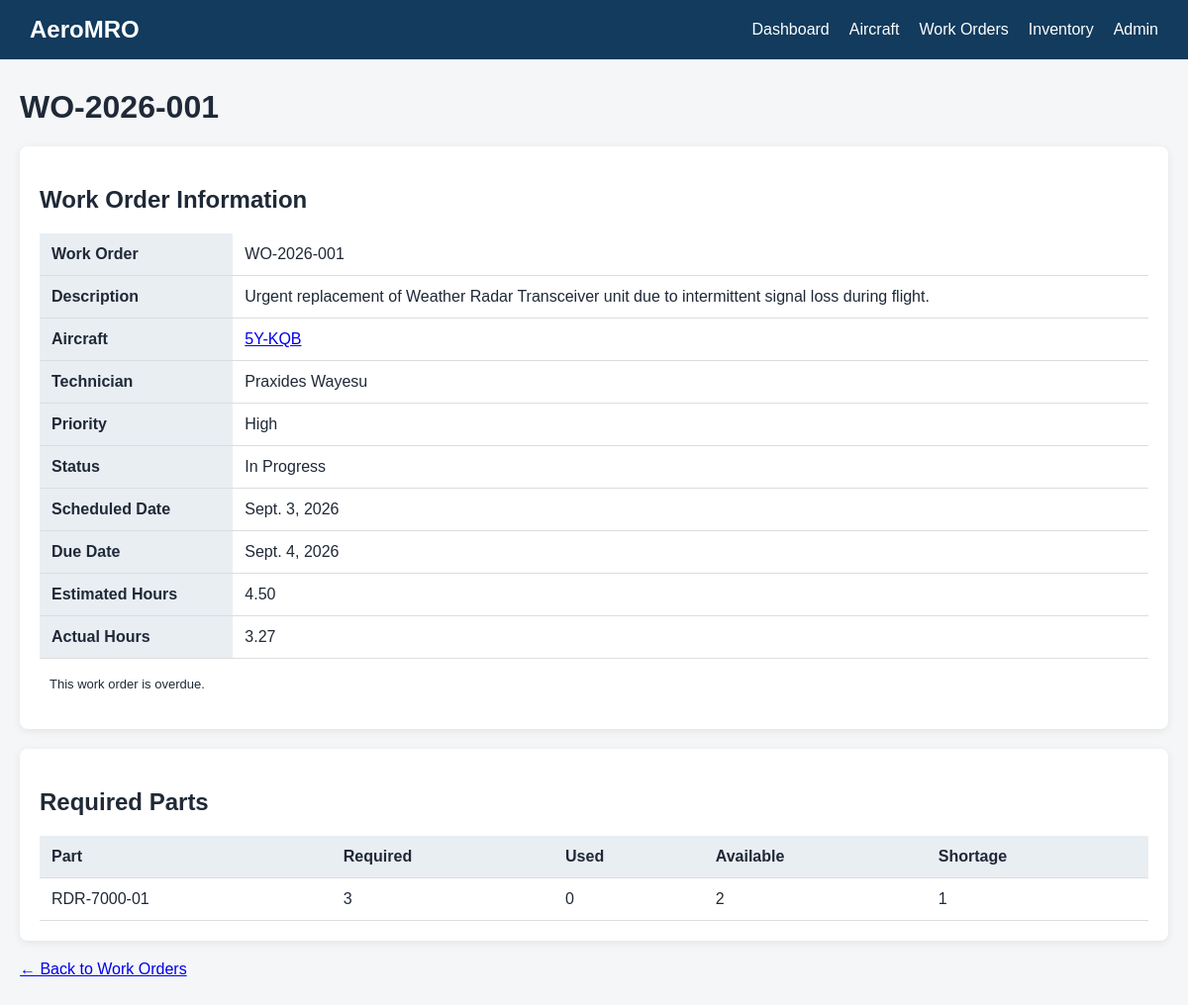
/work-orders/1/, run on the app's committed database.
### fleet/models.py (models this page shows, shortened)
class WorkOrder(models.Model):
    class Priority(models.TextChoices):
        LOW = "LOW", "Low"
        MEDIUM = "MEDIUM", "Medium"
        HIGH = "HIGH", "High"
        CRITICAL = "CRITICAL", "Critical"
    class Status(models.TextChoices):
        OPEN = "OPEN", "Open"
        IN_PROGRESS = "IN_PROGRESS", "In Progress"
        COMPLETED = "COMPLETED", "Completed"
        CANCELLED = "CANCELLED", "Cancelled"
    work_order_number = models.CharField(max_length=20, unique=True)
    work_order_description = models.TextField()
    aircraft = models.ForeignKey(
        Aircraft, on_delete=models.PROTECT, related_name="work_orders"
    )
    technician = models.ForeignKey(
        Technician, on_delete=models.PROTECT, related_name="work_orders"
    )
    parts = models.ManyToManyField(
        "Part", through="WorkOrderPart", related_name="work_orders", blank=True
    )
    priority = models.CharField(
        choices=Priority.choices, max_length=20, default=Priority.MEDIUM
    )
    status = models.CharField(
        choices=Status.choices, max_length=20, default=Status.OPEN
    )
    scheduled_date = models.DateField()  # when to perform the work
    due_date = models.DateField()
    estimated_hours = models.DecimalField(
        max_digits=6, decimal_places=2, default=Decimal("0.00")
    )
    actual_hours = models.DecimalField(
        max_digits=6, decimal_places=2, default=Decimal("0.00")
    )
    created_at = models.DateTimeField(default=timezone.now)
    updated_at = models.DateTimeField(auto_now=True)
    @property
    def is_overdue(self):
        return self.due_date < timezone.localdate() and self.status not in {
            self.Status.COMPLETED,
            self.Status.CANCELLED,
        }

class Aircraft(models.Model):
    class Status(models.TextChoices):
        ON_GROUND = "ON_GROUND", "On Ground (Available)"
        IN_FLIGHT = "IN_FLIGHT", "In Flight"
        MAINTENANCE = "MAINTENANCE", "Maintenance"
        GROUNDED = "GROUNDED", "Grounded"
        RETIRED = "RETIRED", "Retired / Decommissioned"
    tail_number = models.CharField(
        max_length=20, unique=True
    )  # plane license plate given by aviation authority
    manufacturer_serial_number = models.CharField(
        max_length=20
    )  # permanent builder assigned ID
    aircraft_type = models.CharField(
        max_length=50
    )  # specify distinct models for air traffic control and flight planning
    fuel_on_board_kg = models.DecimalField(
        max_digits=10, decimal_places=2, default=Decimal("0.00")
    )
    flight_hours = models.DecimalField(
        max_digits=10, decimal_places=2, default=Decimal("0.00")
    )  # time an aircraft has spent from the moment its wheels leave the ground during takeoff to the moment they touch down upon landing
    flight_cycles = (
        models.PositiveIntegerField()
    )  # one complete takeoff and landing sequence
    last_maintenance = models.DateField(null=True, blank=True)
    next_maintenance = models.DateField(null=True, blank=True)
    created_at = models.DateTimeField(auto_now_add=True)
    updated_at = models.DateTimeField(auto_now=True)
    seat_map = models.JSONField(
        default=dict, blank=True
    )  # identifies seat layout inside an aircraft
    status = models.CharField(
        max_length=20, choices=Status.choices, default=Status.ON_GROUND
    )

class Technician(models.Model):
    class Specialization(models.TextChoices):
        AIRFRAME = "AIRFRAME", "Airframe & Structural Mechanics"
        AVIONICS = "AVIONICS", "Avionics & Electrical Systems"
        POWERPLANT = "POWERPLANT", "Powerplant & Propulsion"
        HYDRAULICS = "HYDRAULICS", "Hydraulics & Mechanical Systems"
        GENERAL = "GENERAL", "General"
    class Availability(models.TextChoices):
        AVAILABLE = "AVAILABLE", "Available"
        BUSY = "BUSY", "Busy"
        LEAVE = "LEAVE", "On Leave"
        INACTIVE = "INACTIVE", "Inactive"
    technician_name = models.CharField(max_length=100, default="Unknown Technician")
    technician_specialization = models.CharField(
        choices=Specialization.choices, max_length=20, default=Specialization.GENERAL
    )
    technician_number = models.CharField(max_length=20, unique=True, default="TECH-000")
    technician_availability = models.CharField(
        choices=Availability.choices, max_length=20, default=Availability.AVAILABLE
    )
    created_at = models.DateTimeField(default=timezone.now)
    updated_at = models.DateTimeField(auto_now=True)

class WorkOrderPart(models.Model):
    part = models.ForeignKey(
        Part, on_delete=models.PROTECT, related_name="work_order_requirements"
    )
    work_order = models.ForeignKey(
        WorkOrder, on_delete=models.PROTECT, related_name="required_parts"
    )
    quantity_required = models.PositiveIntegerField(default=1)
    quantity_used = models.PositiveIntegerField(default=0)
    notes = models.TextField(blank=True)
    created_at = models.DateTimeField(default=timezone.now)
    updated_at = models.DateTimeField(auto_now=True)
    class Meta:
        constraints = [
            models.UniqueConstraint(
                fields=["work_order", "part"], name="unique_work_order_part"
            ),
            models.CheckConstraint(
                condition=models.Q(quantity_used__lte=models.F("quantity_required")),
                name="quantity_used_not_greater_than_required",
            ),
        ]
    @property
    def shortage_quantity(self):
        return max(
            self.quantity_required - self.part.quantity_on_hand,
            0,
        )
    @property
    def parts_available(self):
        return self.part.quantity_on_hand >= self.quantity_required

class Part(models.Model):
    part_number = models.CharField(max_length=20, unique=True)
    part_description = models.TextField()
    quantity_on_hand = models.PositiveIntegerField(default=0)
    minimum_stock_level = models.PositiveIntegerField(default=0)
    manufacturer = models.CharField(max_length=20)
    location = models.CharField(max_length=100, blank=True)
    unit_cost = models.DecimalField(
        max_digits=10, decimal_places=2, default=Decimal("0.00")
    )
    created_at = models.DateTimeField(default=timezone.now)
    updated_at = models.DateTimeField(auto_now=True)

### fleet/views.py (the view)
def work_order_detail(request, pk):
    work_order = get_object_or_404(
        WorkOrder,
        pk=pk,
    )
    required_parts = work_order.required_parts.all()
    return render(
        request,
        "fleet/work_order_detail.html",
        {
            "work_order": work_order,
            "required_parts": required_parts,
        },
    )

### fleet/templates/fleet/work_order_detail.html (shortened to what this page needs)
{% extends "fleet/base.html" %}
{% block content %}
<h1>{{ work_order.work_order_number }}</h1>
<div class="card">
    <h2>Work Order Information</h2>
    <table>
        <tr>
            <th>Work Order</th>
            <td>{{ work_order.work_order_number }}</td>
        </tr>
        <tr>
            <th>Description</th>
            <td>{{ work_order.work_order_description }}</td>
        </tr>
        <tr>
            <th>Aircraft</th>
            <td>
                <a href="{% url 'aircraft_detail' work_order.aircraft.id %}">
                    {{ work_order.aircraft.tail_number }}
                </a>
            </td>
        </tr>
        <tr>
            <th>Technician</th>
            <td>{{ work_order.technician.technician_name }}</td>
        </tr>
        <tr>
            <th>Priority</th>
            <td>{{ work_order.get_priority_display }}</td>
        </tr>
        <tr>
            <th>Status</th>
            <td>{{ work_order.get_status_display }}</td>
        </tr>
        <tr>
            <th>Scheduled Date</th>
            <td>{{ work_order.scheduled_date }}</td>
        </tr>
        <tr>
            <th>Due Date</th>
            <td>{{ work_order.due_date }}</td>
        </tr>
        <tr>
            <th>Estimated Hours</th>
            <td>{{ work_order.estimated_hours }}</td>
        </tr>
        <tr>
            <th>Actual Hours</th>
            <td>{{ work_order.actual_hours }}</td>
        </tr>
    </table>
    {% if work_order.is_overdue %}
        <p class="badge">
            This work order is overdue.
        </p>
    {% endif %}
</div>
<div class="card">
    <h2>Required Parts</h2>
    {% if required_parts %}
        <table>
            <thead>
                <tr>
                    <th>Part</th>
                    <th>Required</th>
                    <th>Used</th>
                    <th>Available</th>
                    <th>Shortage</th>
                </tr>
            </thead>
            <tbody>
                {% for item in required_parts %}
                    <tr>
                        <td>
                            {{ item.part.part_number }}
                        </td>
                        <td>
                            {{ item.quantity_required }}
                        </td>
                        <td>
                            {{ item.quantity_used }}
                        </td>
                        <td>
                            {{ item.part.quantity_on_hand }}
                        </td>
                        <td>
                            {% if item.parts_available %}
                                0
                            {% else %}
                                {{ item.shortage_quantity }}
                            {% endif %}
                        </td>
                    </tr>
                {% endfor %}
            </tbody>
        </table>
    {% else %}
        <p>
            No parts have been assigned to this work order.
        </p>
    {% endif %}
</div>
<a href="{% url 'work_order_list' %}">
    ← Back to Work Orders
</a>
{% endblock %}

### fleet/templates/fleet/base.html (shortened to what this page needs)
{% load static %}
<!DOCTYPE html>
<html lang="en">
<head>
    <link rel="stylesheet" href="{% static 'fleet/style.css' %}">
</head>
<body>
    <header class="topbar">
    <div class="brand">
        <a href="{% url 'dashboard' %}">
            AeroMRO
        </a>
    </div>
    <nav>
        <a href="{% url 'dashboard' %}">
            Dashboard
        </a>
        <a href="{% url 'aircraft_list' %}">
            Aircraft
        </a>
        <a href="{% url 'work_order_list' %}">
            Work Orders
        </a>
        <a href="{% url 'part_list' %}">
            Inventory
        </a>
        <a href="/admin/">
            Admin
        </a>
    </nav>
</header>
    <main class="container">
        {% block content %}
        {% endblock %}
    </main>
</body>
</html>

### fleet/static/fleet/style.css (style rules this page uses)
* { box-sizing: border-box; }
body { margin: 0; font-family: Arial, sans-serif; background: #f4f6f8; color: #1f2937; }
.topbar { background: #123b5d; color: white; padding: 16px 30px; display: flex; justify-content: space-between; align-items: center; }
.brand { font-size: 24px; font-weight: bold; }
.topbar nav { display: flex; gap: 20px; }
.topbar a { color: white; text-decoration: none; }
.container { max-width: 1200px; margin: 30px auto; padding: 0 20px; }
.card { background: white; border-radius: 8px; padding: 20px; margin-bottom: 20px; box-shadow: 0 2px 8px rgba(0, 0, 0, 0.08); }
table { width: 100%; border-collapse: collapse; background: white; }
th, td { padding: 12px; text-align: left; border-bottom: 1px solid #ddd; }
th { background: #e9eef3; }
.badge { display: inline-block; padding: 5px 10px; border-radius: 12px; font-size: 13px; }

### data on the page
WorkOrder: work_order_number "WO-2026-001", work_order_description "Urgent replacement of Weather Radar Transceiver unit due to intermittent signal loss during flight.", aircraft.tail_number "5Y-KQB", technician.technician_name "Praxides Wayesu", priority "High", status "In Progress", scheduled_date "Sept. 3, 2026", due_date "Sept. 4, 2026", estimated_hours "4.50", actual_hours "3.27"
WorkOrderPart: part.part_number "RDR-7000-01", quantity_required "3", quantity_used "0", part.quantity_on_hand "2", shortage_quantity "1"
